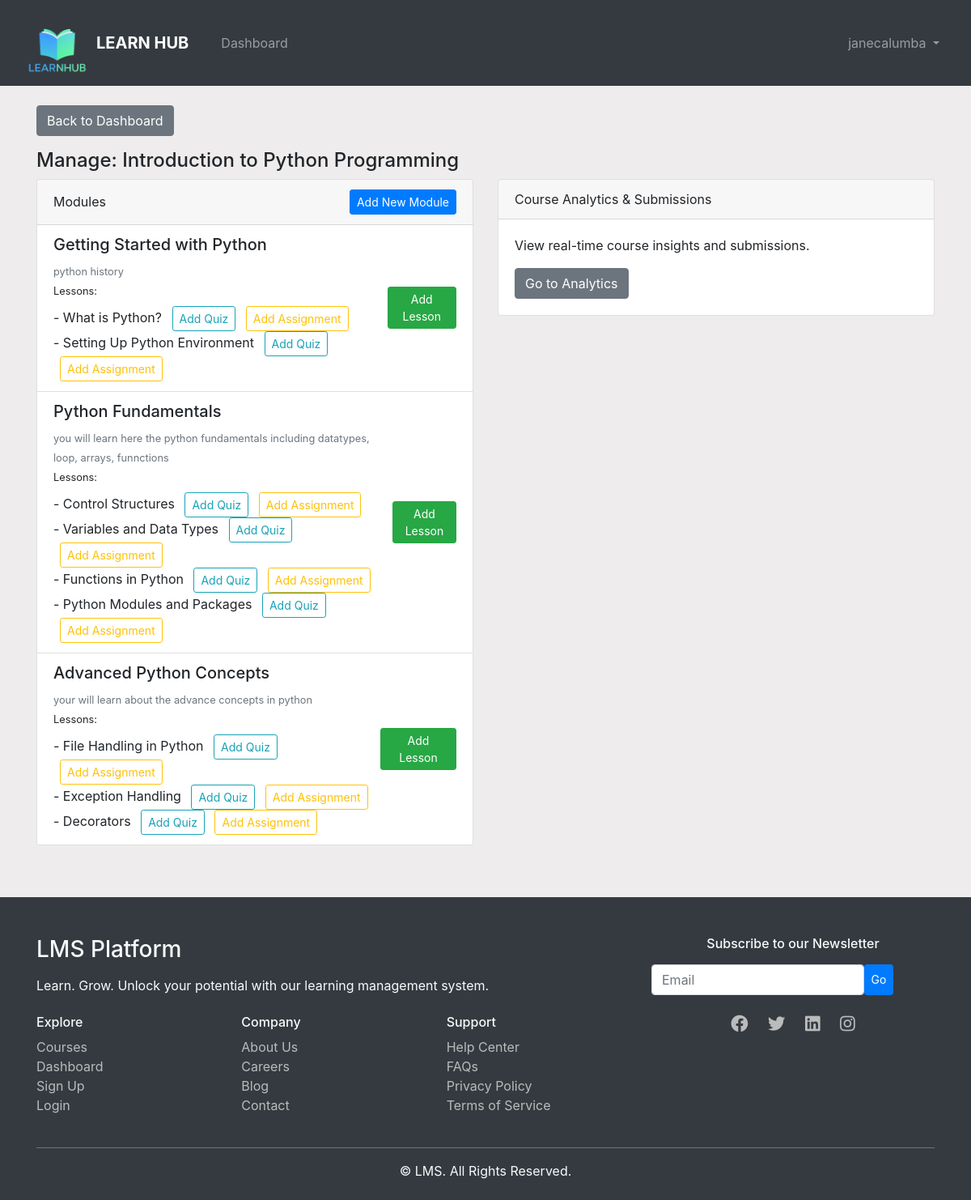
The app's page /instructor/courses/1/manage/ (signed in) with its own data.
### lms_app/models.py (models this page shows)
class Course(models.Model):
    title = models.CharField(max_length=255)
    description = models.TextField()
    category = models.CharField(max_length=100)
    difficulty = models.CharField(max_length=50)
    created_by = models.ForeignKey(User, on_delete=models.CASCADE)
    created_at = models.DateTimeField(auto_now_add=True)

class Module(models.Model):
    course = models.ForeignKey(Course, on_delete=models.CASCADE)
    title = models.CharField(max_length=255)
    description = models.TextField()
    order = models.PositiveIntegerField()
    class Meta:
        ordering = ['order']

class Lesson(models.Model):
    module = models.ForeignKey(Module, on_delete=models.CASCADE)
    title = models.CharField(max_length=255)
    order = models.PositiveIntegerField()
    class Meta:
        ordering = ['order']

### lms_app/views.py (the view)
# urls.py: path('instructor/courses/<int:course_id>/manage/', views.manage_course, name='manage_course'),
@login_required
@user_passes_test(is_instructor)
def manage_course(request, course_id):
    course = get_object_or_404(Course, id=course_id, created_by=request.user)
    modules = Module.objects.filter(course=course).order_by('order')
    return render(request, 'manage_course.html', {'course': course, 'modules': modules})

### lms_app/views.py (called while the page is built)
def is_instructor(user):
    return user.is_authenticated and user.profile.role == 'Instructor'

### lms_app/templates/manage_course.html
{% extends 'base.html' %}
{% block content %}
<a href="{% url 'instructor_dashboard' %}" class="btn btn-secondary mb-3">Back to Dashboard</a>
<h4>Manage: {{ course.title }}</h4>
<div class="row">
    <div class="col-md-6">
        <div class="card mb-3">
            <div class="card-header d-flex justify-content-between align-items-center">
                Modules
                <a href="{% url 'add_module' course.id %}" class="btn btn-primary btn-sm">Add New Module</a>
            </div>
            <ul class="list-group list-group-flush">
                {% for module in modules %}
                    <li class="list-group-item d-flex justify-content-between align-items-center">
                        <div>
                            <h5>{{ module.title }}</h5>
                            <small class="text-muted">{{ module.description }}</small>
                            <br>
                            <small>Lessons:</small>
                            <ul class="list-unstyled mt-2">
                                {% for lesson in module.lesson_set.all %}
                                    <li>
                                        - {{ lesson.title }}
                                        <a href="{% url 'add_quiz' lesson.id %}" class="btn btn-sm btn-outline-info ml-2">Add Quiz</a>
                                        <a href="{% url 'add_assignment' lesson.id %}" class="btn btn-sm btn-outline-warning ml-2">Add Assignment</a>
                                    </li>
                                {% endfor %}
                            </ul>
                        </div>
                        <a href="{% url 'add_lesson' module.id %}" class="btn btn-sm btn-success">Add Lesson</a>
                    </li>
                {% empty %}
                    <li class="list-group-item text-muted">No modules created yet.</li>
                {% endfor %}
            </ul>
        </div>
    </div>
    <div class="col-md-6">
        <div class="card">
            <div class="card-header">Course Analytics & Submissions</div>
            <div class="card-body">
                <p>View real-time course insights and submissions.</p>
                <a href="{% url 'analytics_dashboard' course.id %}" class="btn btn-secondary">Go to Analytics</a>
            </div>
        </div>
    </div>
</div>
{% endblock %}

### lms_app/templates/base.html (shortened to what this page needs)
{% load static %}
<!DOCTYPE html>
<html lang="en">
<head>
    <link rel="stylesheet" href="https://stackpath.bootstrapcdn.com/bootstrap/4.5.2/css/bootstrap.min.css">
    <link rel="stylesheet" href="https://cdnjs.cloudflare.com/ajax/libs/font-awesome/5.15.1/css/all.min.css">
</head>
<body style="background-color: rgb(238, 236, 236);">
    <nav class="navbar navbar-expand-lg navbar-dark bg-dark">
    <div class="container-fluid">
        <a class="navbar-brand d-flex align-items-center" href="{% url 'home' %}">
            <img src="{% static 'icons/final logo.png' %}" alt="Logo" width="80" height="80" class="d-inline-block align-top mr-2">
            <span class="font-weight-bold">LEARN HUB</span>
        </a>
        <div class="collapse navbar-collapse" id="navbarNav">
            <ul class="navbar-nav mr-auto">
                {% if user.is_authenticated %}
                    {% if user.profile.role == 'Student' %}
                        <li class="nav-item">
                            <a class="nav-link" href="{% url 'dashboard' %}">Dashboard</a>
                        </li>
                    {% elif user.profile.role == 'Instructor' %}
                        <li class="nav-item">
                            <a class="nav-link" href="{% url 'instructor_dashboard' %}">Dashboard</a>
                        </li>
                    {% endif %}
                {% endif %}
            </ul>
            <ul class="navbar-nav ml-auto">
                {% if user.is_authenticated %}
                    <li class="nav-item dropdown">
                        <a class="nav-link dropdown-toggle" href="#" id="navbarDropdown" role="button"
                           data-toggle="dropdown" aria-haspopup="true" aria-expanded="false">
                            {{ user.username }}
                        </a>
                    </li>
                {% endif %}
            </ul>
        </div>
    </div>
</nav>
    <div class="container mt-4">
        {% block content %}
        {% endblock %}
    </div>
<footer class="bg-dark text-light pt-5 pb-4 mt-5">
  <div class="container">
    <div class="row">
      <div class="col-md-8">
        <h3 class="fw-bold mb-3">LMS Platform</h3>
        <p class="mb-4">Learn. Grow. Unlock your potential with our learning management system.</p>
        <div class="row">
          <div class="col-6 col-md-4">
            <h6 class="fw-bold">Explore</h6>
            <ul class="list-unstyled">
              <li><a href="{% url 'course_list' %}" class="footer-link">Courses</a></li>
              <li><a href="{% url 'dashboard' %}" class="footer-link">Dashboard</a></li>
              <li><a href="{% url 'signup' %}" class="footer-link">Sign Up</a></li>
              <li><a href="{% url 'login' %}" class="footer-link">Login</a></li>
            </ul>
          </div>
          <div class="col-6 col-md-4">
            <h6 class="fw-bold">Company</h6>
            <ul class="list-unstyled">
              <li><a href="#" class="footer-link">About Us</a></li>
              <li><a href="#" class="footer-link">Careers</a></li>
              <li><a href="#" class="footer-link">Blog</a></li>
              <li><a href="#" class="footer-link">Contact</a></li>
            </ul>
          </div>
          <div class="col-6 col-md-4">
            <h6 class="fw-bold">Support</h6>
            <ul class="list-unstyled">
              <li><a href="#" class="footer-link">Help Center</a></li>
              <li><a href="#" class="footer-link">FAQs</a></li>
              <li><a href="#" class="footer-link">Privacy Policy</a></li>
              <li><a href="#" class="footer-link">Terms of Service</a></li>
            </ul>
          </div>
        </div>
      </div>
      <div class="col-md-4 text-md-start text-center mt-4 mt-md-0">
        <h6 class="fw-bold">Subscribe to our Newsletter</h6>
        <form class="d-flex mt-3">
          <input type="email" class="form-control me-2 w-75" placeholder="Email">
          <button type="submit" class="btn btn-primary btn-sm">Go</button>
        </form>
        <div class="mt-4">
          <a href="#" class="social-icon"><i class="fab fa-facebook fa-lg"></i></a>
          <a href="#" class="social-icon"><i class="fab fa-twitter fa-lg"></i></a>
          <a href="#" class="social-icon"><i class="fab fa-linkedin fa-lg"></i></a>
          <a href="#" class="social-icon"><i class="fab fa-instagram fa-lg"></i></a>
        </div>
      </div>
    </div>
    <hr class="border-secondary mt-4">
    <div class="text-center">
      <p class="mb-0">&copy; {{ now|date:"Y" }} LMS. All Rights Reserved.</p>
    </div>
  </div>
</footer>
</body>
</html>

### lms_app/templates/base.html (style rules this page uses)
.footer-link { color: #bbb; text-decoration: none; transition: color 0.3s ease; }
.social-icon { color: #bbb; margin: 0 10px; transition: color 0.3s ease, transform 0.2s ease; }

### records on screen
Course: title "Introduction to Python Programming"
Module: title "Getting Started with Python", description "python history"
Lesson: title "What is Python?"
Lesson: title "Setting Up Python Environment"
Module: title "Python Fundamentals", description "you will learn here the python fundamentals including datatypes, loop, arrays, funnctions"
Lesson: title "Control Structures"
Lesson: title "Variables and Data Types"
Lesson: title "Functions in Python"
Lesson: title "Python Modules and Packages"
Module: title "Advanced Python Concepts", description "your will learn about the advance concepts in python"
Lesson: title "File Handling in Python"
Lesson: title "Exception Handling"
Lesson: title "Decorators"

### other values on screen
{{ user.username }} "janecalumba"
